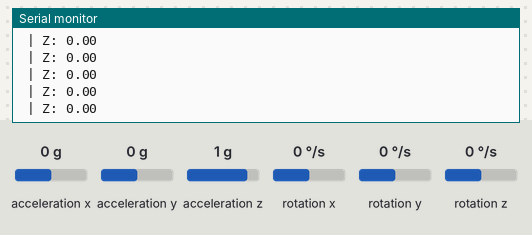
The sketch below on a simulated ESP32. On the bench: the last lines printed to the serial monitor. The test bench sets the inputs (shaded band); at power-on: rotation z 0 °/s, acceleration x 0 g, acceleration y 0 g, acceleration z 1 g, rotation x 0 °/s, rotation y 0 °/s.

Above: at 4.2 s.
4.3 s: rotation z set to -192 °/s
At 4.57 s:
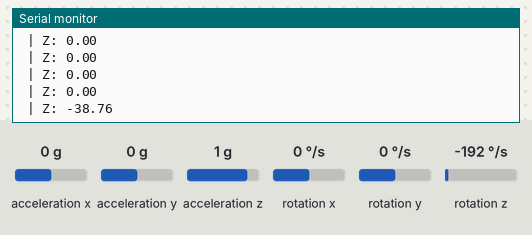
5.8 s: rotation z set to -100 °/s
At 5.98 s:
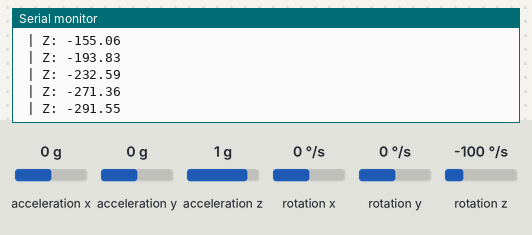
Timing chart, 0 to 8.8 s (numbered marks = the images above; inputs shaded):
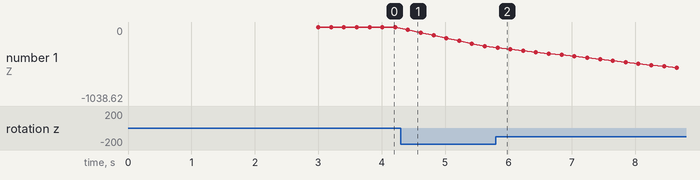

Measured:
- after the input at 4.3 s, the serial monitor: prints a new line after 0.12 s (image 1)
- after the input at 5.8 s, the serial monitor: prints a new line at once (image 2)
- plotted number 1: 0 → -271.36 after the input at 4.3 s, -271.36 → -1038.62 after the input at 5.8 s

The sketch:

TestGyro.ino
```cpp
#include <Wire.h>
#include <MPU6050_tockn.h>

MPU6050 mpu(Wire);

void setup() {
  Serial.begin(115200);
  Wire.begin(21, 22); // SDA, SCL

  mpu.begin();
  mpu.calcGyroOffsets(true); // Calibración

  Serial.println("MPU6050 listo");
}

void loop() {
  mpu.update();

  Serial.print(" | Z: ");
  Serial.println(mpu.getAngleZ());

  delay(200);
}
```
